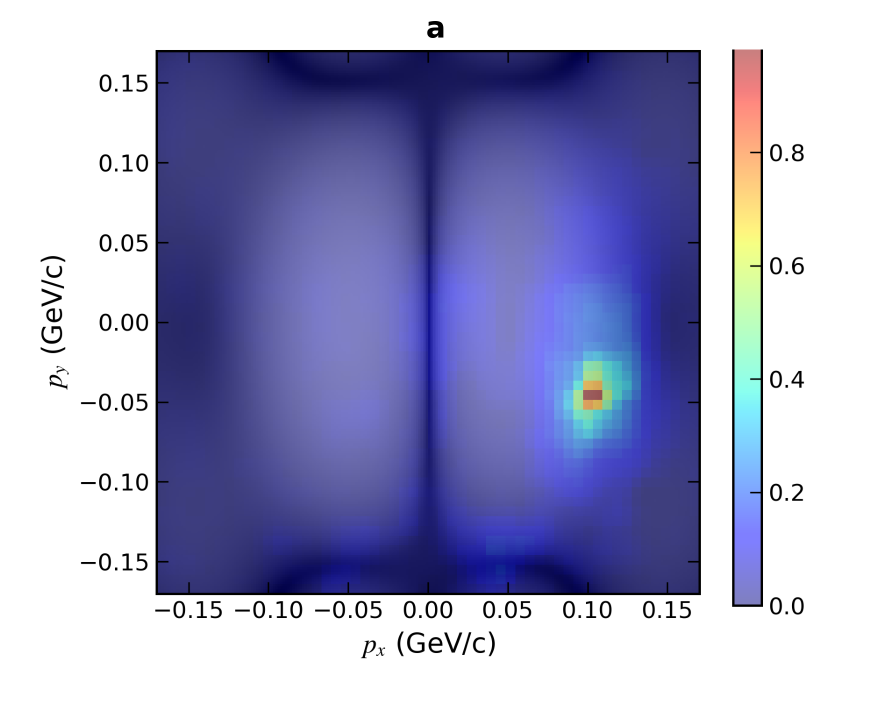
#> input picture a.png, 1741 x 1409 px (shown at 1/2 size)
$ python -i precision_figures.py   (imports and definitions only)
#> lines starting #> are read from the running program, lines starting #| are printed output that depends on the picture
### upc_deformation/panel_d_ratio_figures.py
"""Display radial and conditional-angular factors of saved panel-d ratios.

Figure contract: reveal whole-ring redistribution and same-radius directionality
in the exact cached 32-orientation panel-d sample, without naming either factor
as a unique physical mechanism.  The two figures are image plates plus numeric
summaries, drawn solely with matplotlib.  They consume the numerical module's
linear arrays and masks; no forward model, response simulation, or image-derived
measurement occurs here.  Every display scale includes all valid displayed
extrema and is shared across the three structures within its factor.
"""
from __future__ import annotations

from pathlib import Path
from typing import Any

import numpy as np


CASES = ('beta2', 'beta3', 'skin')
COLORS = {'beta2': '#26749d', 'beta3': '#8670a4', 'skin': '#bc6937'}
GRAY = '#e4e4e4'


def _style():
    import matplotlib
    matplotlib.use('Agg')
    import matplotlib.pyplot as plt
    plt.rcParams.update({
        'font.family': 'sans-serif', 'font.sans-serif': ['Arial', 'DejaVu Sans'],
        'font.size': 8, 'axes.titlesize': 9, 'axes.labelsize': 8,
        'xtick.labelsize': 7.5, 'ytick.labelsize': 7.5, 'legend.fontsize': 8,
        'legend.frameon': False, 'svg.fonttype': 'none', 'pdf.fonttype': 42,
        'axes.linewidth': .7, 'axes.spines.top': False,
        'axes.spines.right': False, 'figure.facecolor': 'white',
        'savefig.facecolor': 'white', 'lines.linewidth': 1.6,
    })
    return plt


# [24 lines left out: functions _save, _case_label, _title, not called in this run]


def _panel(ax, letter, x=-.13):
    ax.text(x, 1.11, letter, transform=ax.transAxes, weight='bold', fontsize=10)


# [188 lines left out: functions _percent, _valid, _range, _cmap, _xy, _footer and 3 more, not called in this run]

### upc_deformation/precision_figures.py
"""Precision-campaign figures with counts/settings drawn from actual inputs.

Contract: quantitative grids distinguish the angular response, b-quadrature
changes and finite-orientation convergence. No plot asserts convergence from
sample count alone. Python/matplotlib; editable PDF/SVG and 300-dpi PNG.
"""
from pathlib import Path

import numpy as np

from .panel_d_ratio_figures import _style, _save

COLORS = {'spherical': '#656565', 'beta2': '#26749d', 'beta3': '#8670a4', 'skin': '#bc6937'}


def label(data, name):
    c = data['cases'][name]['case']
    if name == 'spherical': return 'Spherical'
    if name == 'skin': return rf'$\Delta r_{{np}}={c["skin_fm"]:g}$ fm'
    k = 2 if name == 'beta2' else 3
    return rf'$\beta_{k}={c[f"beta{k}"]:g}$'


def decorate(ax, ylabel, qmax, high=False):
    ax.set(xlabel=r'$p_T$ (GeV/$c$)', ylabel=ylabel, xlim=(.10 if high else 0, qmax))
    ax.grid(color='#e7e7e7', lw=.55)
    ax.axhline(0, color='#aaaaaa', lw=.65)


def footer(fig, data, extra):
    cfg = data['config']; s = cfg['study']
    n = data['cases']['beta2']['n_orientations']
    text = (rf'$n={n}$ pairs per deformation; $b={s["b_min_fm"]:g}$–${s["b_max_fm"]:g}$ fm, '
            rf'$\Delta b={data["b_steps_fm"][0]:g}$ fm; $|y|<{s["ymax"]:g}$; '
            + str(cfg.get('runtime', {}).get('dtype', '')) + '.\n' + extra)
    note = cfg.get('analysis', {}).get('figure_note', 'Ideal coherent signal; detector and model uncertainties are not included.')
    fig.text(.10, .025, text+'\n'+note, fontsize=7, va='bottom', linespacing=1.4)


def render_precision_figures(data, destination):
    destination = Path(destination); plt = _style()
    q = data['q']; m = q > 0; files = []
    fig, axes = plt.subplots(1, 2, figsize=(9.4, 4.6))
    fig.subplots_adjust(left=.10, right=.98, bottom=.25, top=.84, wspace=.29)
    for name, row in data['cases'].items():
        color = COLORS[name]; err = row['orientation_se']
        axes[0].plot(q[m], row['C2'][m], color=color, label=label(data, name), ls='--' if name == 'spherical' else '-')
        if name != 'spherical':
            axes[0].fill_between(q[m], (row['C2']-err)[m], (row['C2']+err)[m], color=color, alpha=.13, lw=0)
            axes[1].plot(q[m], 1e3*row['delta_C2'][m], color=color)
            axes[1].fill_between(q[m], 1e3*(row['delta_C2']-err)[m], 1e3*(row['delta_C2']+err)[m], color=color, alpha=.13, lw=0)
    decorate(axes[0], r'$C_2(p_T)$', q[-1]); decorate(axes[1], r'$10^3\,[C_2-C_{2,\rm sph}]$', q[-1], True)
    axes[0].set_title('a   Angular moment'); axes[1].set_title('b   Higher-momentum structural response')
    fig.legend(*axes[0].get_legend_handles_labels(), ncol=4, loc='upper center', bbox_to_anchor=(.53, .98))
    footer(fig, data, 'Bands: pointwise orientation-integration 1 SE. Sphere and skin have no orientation sampling error.')
    files += _save(fig, destination, 'C2_precision', plt)

    fig, axes = plt.subplots(1, 3, figsize=(9.4, 4.6), sharey=True)
    fig.subplots_adjust(left=.10, right=.98, bottom=.26, top=.82, wspace=.16)
    styles = ['-', '--', ':', '-.']
    for ax, name in zip(axes, ('beta2', 'beta3', 'skin')):
        for j, entry in enumerate(data['grid'][name]):
            delta = entry['C2']-data['grid']['spherical'][j]['C2']
            ax.plot(q[m], 1e3*delta[m], color=COLORS[name], ls=styles[j % len(styles)],
                    lw=1.7 if j == 0 else 1.1, label=rf'$\Delta b={entry["b_step_fm"]:g}$ fm')
        row = data['cases'][name]
        ax.fill_between(q[m], 1e3*(row['delta_C2']-row['orientation_se'])[m],
                        1e3*(row['delta_C2']+row['orientation_se'])[m], color=COLORS[name], alpha=.12, lw=0)
        decorate(ax, '', q[-1], True); ax.set_title(label(data, name))
    axes[0].set_ylabel(r'$10^3\,[C_2-C_{2,\rm sph}]$')
    fig.legend(*axes[0].get_legend_handles_labels(), ncol=len(data['b_steps_fm']), loc='upper center', bbox_to_anchor=(.54, .975))
    footer(fig, data, 'All b grids share orientations and endpoints. Shading: finest-grid orientation 1 SE.\nGrid differences are diagnostics, not strict error bounds; paired differences are saved in the CSV.')
    files += _save(fig, destination, 'C2_b_grid_comparison', plt)

    fig, axes = plt.subplots(2, 2, figsize=(9.4, 6.5), sharex=True)
    fig.subplots_adjust(left=.10, right=.98, bottom=.19, top=.91, wspace=.30, hspace=.37)
    for i, name in enumerate(('beta2', 'beta3')):
        row = data['cases'][name]; base = data['cases']['spherical']['C2']; n = row['n_orientations']
        nested = row.get('nested', {str(n): row})
        for j, (count, e) in enumerate(nested.items()):
            last = int(count) == n
            axes[i, 0].plot(q[m], 1e3*(e['C2']-base)[m], label=f'n={count}',
                            color=COLORS[name] if last else plt.cm.Greys(.3+.5*j/max(1, len(nested)-1)), lw=1.7 if last else .85)
        for j, e in enumerate(row.get('halves', [row])):
            value, err = 1e3*(e['C2']-base), 1e3*e['orientation_se']
            color = COLORS[name] if j == 0 else '#666666'
            axes[i, 1].plot(q[m], value[m], color=color, ls='-' if j == 0 else '--', label=f'Half {j+1}: n={e["n_orientations"]}')
            axes[i, 1].fill_between(q[m], (value-err)[m], (value+err)[m], color=color, alpha=.12, lw=0)
        for j, title in enumerate(('Nested prefixes', 'Disjoint half samples')):
            decorate(axes[i, j], r'$10^3\,[C_2-C_{2,\rm sph}]$', q[-1], True)
            axes[i, j].set_title(label(data, name)+' — '+title)
            axes[i, j].legend(fontsize=6.5, ncol=2)
    footer(fig, data, 'Nested prefixes are correlated. Half-sample bands are each half\'s pointwise orientation 1 SE.')
    files += _save(fig, destination, 'C2_orientation_precision', plt)
    return files

>>> import cv2
>>> picture = cv2.imread('../a.png', cv2.IMREAD_GRAYSCALE)
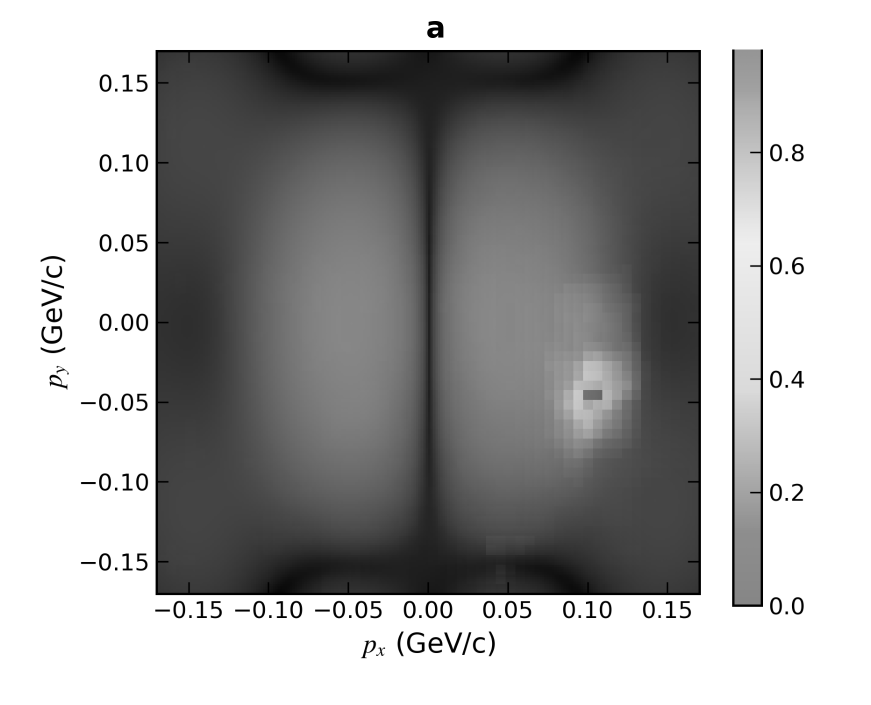
#> picture: shape (1409, 1741) (shown at 1/2 size); min 0, max 255, mean 165.2
>>> result = render_precision_figures(picture, 'out.png')
#> (the run stopped early here; a loop or call above may not have finished)

$ run again, on regression.png
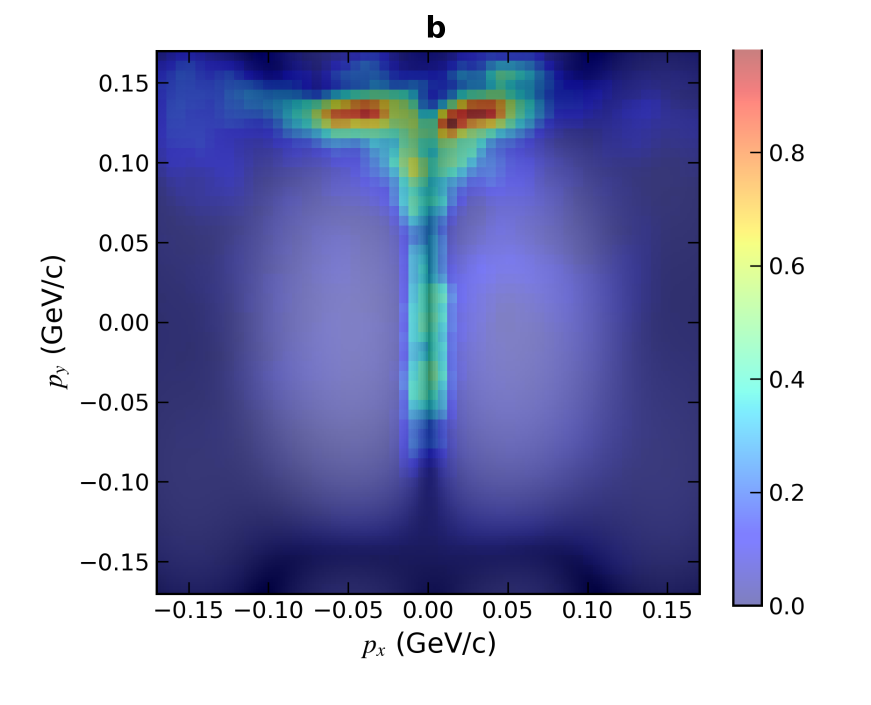
#> input picture regression.png, 1741 x 1409 px (shown at 1/2 size)
#> `picture = cv2.imread('../a.png', cv2.IMREAD_GRAYSCALE)`:
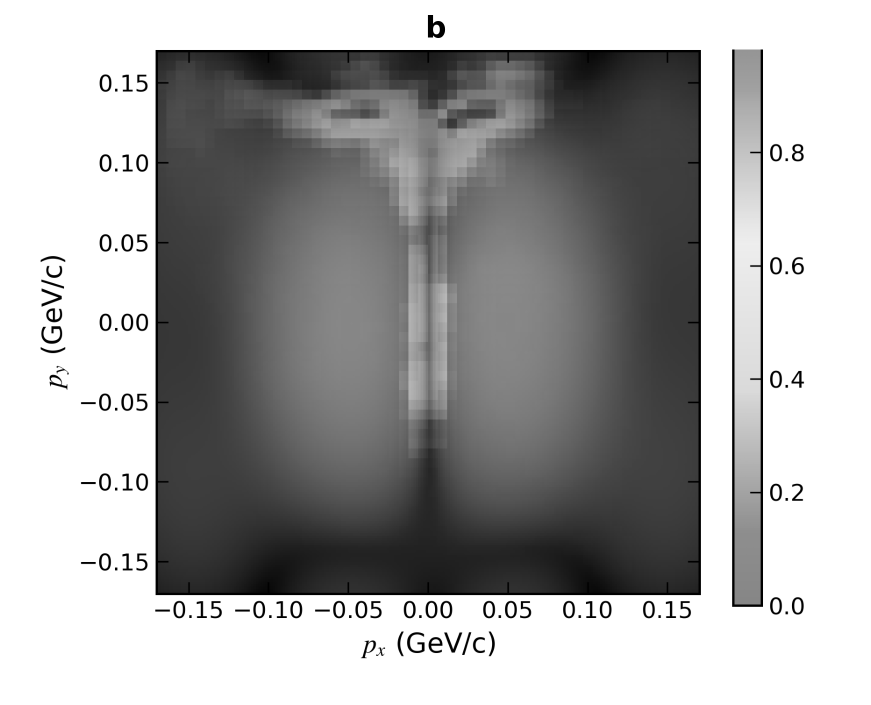
#> picture: shape (1409, 1741) (shown at 1/2 size); min 0, max 255, mean 165.9
